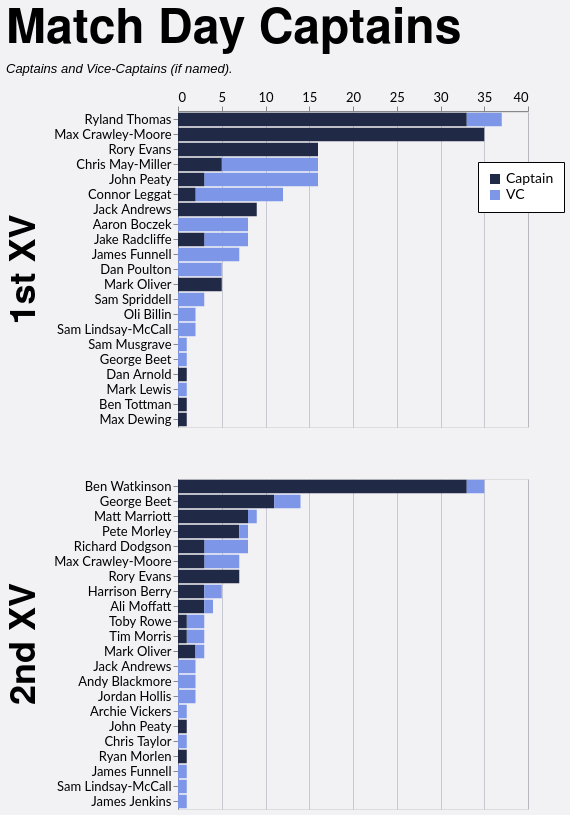

Describe this chart as a Vega-Lite specification.
### Vega-Lite specification from a JSON file in a GitHub repository (floating-point values rounded to 4 significant figures)
{"config": {"axis": {"labelFont": "Lato, sans-serif", "titleFont": "PT Sans Narrow, Helvetica Neue, Helvetica, Arial, sans-serif", "labelFontSize": 13, "titleFontSize": 24, "gridColor": "#202947", "gridOpacity": 0.2}, "header": {"labelFont": "PT Sans Narrow, Helvetica Neue, Helvetica, Arial, sans-serif", "titleFont": "PT Sans Narrow, Helvetica Neue, Helvetica, Arial, sans-serif", "labelFontSize": 24, "titleFontSize": 28, "labelFontWeight": "bold", "orient": "left"}, "legend": {"labelFont": "Lato, sans-serif", "titleFont": "PT Sans Narrow, Helvetica Neue, Helvetica, Arial, sans-serif", "labelFontSize": 14, "titleFontSize": 16, "titlePadding": 5, "fillColor": "white", "strokeColor": "black", "padding": 10, "titleFontWeight": "lighter", "titleFontStyle": "italic", "titleColor": "gray", "offset": 10}, "title": {"font": "PT Sans Narrow, Helvetica Neue, Helvetica, Arial, sans-serif", "fontSize": 48, "fontWeight": "bold", "anchor": "start", "align": "center", "titlePadding": 20, "subtitlePadding": 10, "subtitleFontSize": 13, "subtitleColor": "", "subtitleFontStyle": "italic", "offset": 15, "color": "black"}, "axisX": {"labelAngle": 0}, "facet": {"title": null, "header": null, "align": {"row": "each", "column": "each"}}, "resolve": {"scale": {"y": "independent", "facet": "independent"}}, "background": "#f2f1f4"}, "data": {"name": "data-908a0a2c2669f08c35cebb70f21f96f7"}, "mark": {"type": "bar"}, "encoding": {"color": {"field": "is_captain", "legend": {"labelExpr": "datum.value ? 'Captain' : 'VC'", "legendX": 300, "legendY": 50, "orient": "none", "title": null}, "scale": {"domain": [true, false], "range": ["#202946", "#7d96e8"]}, "type": "nominal"}, "order": {"field": "is_captain", "sort": "descending", "type": "nominal"}, "row": {"field": "squad", "header": {"labelExpr": "datum.value + ' XV'", "labelFontSize": 36, "title": null}, "spacing": 50, "title": null, "type": "nominal"}, "tooltip": [{"field": "player", "type": "nominal"}, {"field": "squad", "type": "nominal"}, {"aggregate": "sum", "field": "games", "type": "quantitative"}, {"field": "is_captain", "type": "nominal"}], "x": {"aggregate": "sum", "axis": {"orient": "top", "title": null}, "field": "games", "type": "quantitative"}, "y": {"field": "player", "sort": "-x", "title": null, "type": "nominal"}}, "height": {"step": 15}, "resolve": {"scale": {"y": "independent"}}, "title": {"text": "Match Day Captains", "subtitle": "Captains and Vice-Captains (if named)."}, "width": 350, "$schema": "https://vega.github.io/schema/vega-lite/v5.20.1.json", "datasets": {"data-908a0a2c2669f08c35cebb70f21f96f7": [{"player": "Ryland Thomas", "squad": "1st", "season": "2024/25", "game_type": "League", "is_captain": true, "games": 15}, {"player": "Max Crawley-Moore", "squad": "1st", "season": "2022/23", "game_type": "League", "is_captain": true, "games": 15}, {"player": "Ryland Thomas", "squad": "1st", "season": "2023/24", "game_type": "League", "is_captain": true, "games": 13}, {"player": "Rory Evans", "squad": "1st", "season": "2025/26", "game_type": "League", "is_captain": true, "games": 12}, {"player": "Connor Leggat", "squad": "1st", "season": "2023/24", "game_type": "League", "is_captain": false, "games": 9}, {"player": "Ben Watkinson", "squad": "2nd", "season": "2022/23", "game_type": "League", "is_captain": true, "games": 9}, {"player": "Chris May-Miller", "squad": "1st", "season": "2024/25", "game_type": "League", "is_captain": false, "games": 9}, {"player": "Ben Watkinson", "squad": "2nd", "season": "2023/24", "game_type": "League", "is_captain": true, "games": 9}, {"player": "Ben Watkinson", "squad": "2nd", "season": "2021/22", "game_type": "League", "is_captain": true, "games": 9}, {"player": "Max Crawley-Moore", "squad": "1st", "season": "2021/22", "game_type": "League", "is_captain": true, "games": 8}, {"player": "George Beet", "squad": "2nd", "season": "2025/26", "game_type": "League", "is_captain": true, "games": 7}, {"player": "Jack Andrews", "squad": "1st", "season": "2021/22", "game_type": "Friendly", "is_captain": true, "games": 6}, {"player": "Matt Marriott", "squad": "2nd", "season": "2016/17", "game_type": "League", "is_captain": true, "games": 5}, {"player": "Chris May-Miller", "squad": "1st", "season": "2024/25", "game_type": "League", "is_captain": true, "games": 5}, {"player": "Max Crawley-Moore", "squad": "1st", "season": "2023/24", "game_type": "League", "is_captain": true, "games": 5}, {"player": "Dan Poulton", "squad": "1st", "season": "2023/24", "game_type": "League", "is_captain": false, "games": 5}, {"player": "James Funnell", "squad": "1st", "season": "2021/22", "game_type": "Friendly", "is_captain": false, "games": 4}, {"player": "Aaron Boczek", "squad": "1st", "season": "2025/26", "game_type": "League", "is_captain": false, "games": 4}, {"player": "John Peaty", "squad": "1st", "season": "2022/23", "game_type": "League", "is_captain": false, "games": 4}, {"player": "John Peaty", "squad": "1st", "season": "2021/22", "game_type": "League", "is_captain": false, "games": 4}, {"player": "Pete Morley", "squad": "2nd", "season": "2024/25", "game_type": "League", "is_captain": true, "games": 4}, {"player": "Max Crawley-Moore", "squad": "2nd", "season": "2023/24", "game_type": "League", "is_captain": false, "games": 4}, {"player": "Jake Radcliffe", "squad": "1st", "season": "2025/26", "game_type": "League", "is_captain": false, "games": 3}, {"player": "John Peaty", "squad": "1st", "season": "2024/25", "game_type": "League", "is_captain": false, "games": 3}, {"player": "Pete Morley", "squad": "2nd", "season": "2024/25", "game_type": "Friendly", "is_captain": true, "games": 3}, {"player": "Ryland Thomas", "squad": "1st", "season": "2023/24", "game_type": "League", "is_captain": false, "games": 3}, {"player": "Sam Spriddell", "squad": "1st", "season": "2024/25", "game_type": "League", "is_captain": false, "games": 3}, {"player": "Harrison Berry", "squad": "2nd", "season": "2025/26", "game_type": "League", "is_captain": true, "games": 3}, {"player": "Rory Evans", "squad": "1st", "season": "2025/26", "game_type": "Cup", "is_captain": true, "games": 3}, {"player": "Matt Marriott", "squad": "2nd", "season": "2017/18", "game_type": "League", "is_captain": true, "games": 3}, {"player": "Jake Radcliffe", "squad": "1st", "season": "2025/26", "game_type": "League", "is_captain": true, "games": 3}, {"player": "Rory Evans", "squad": "2nd", "season": "2024/25", "game_type": "Friendly", "is_captain": true, "games": 3}, {"player": "Max Crawley-Moore", "squad": "1st", "season": "2022/23", "game_type": "Cup", "is_captain": true, "games": 3}, {"player": "Ryland Thomas", "squad": "1st", "season": "2023/24", "game_type": "Cup", "is_captain": true, "games": 3}, {"player": "Richard Dodgson", "squad": "2nd", "season": "2022/23", "game_type": "League", "is_captain": false, "games": 3}, {"player": "Mark Oliver", "squad": "1st", "season": "2019/20", "game_type": "League", "is_captain": true, "games": 3}, {"player": "Jack Andrews", "squad": "1st", "season": "2021/22", "game_type": "League", "is_captain": true, "games": 3}, {"player": "Rory Evans", "squad": "2nd", "season": "2024/25", "game_type": "League", "is_captain": true, "games": 3}, {"player": "Ben Watkinson", "squad": "2nd", "season": "2021/22", "game_type": "Friendly", "is_captain": true, "games": 3}, {"player": "Max Crawley-Moore", "squad": "2nd", "season": "2024/25", "game_type": "League", "is_captain": true, "games": 2}, {"player": "Toby Rowe", "squad": "2nd", "season": "2021/22", "game_type": "League", "is_captain": false, "games": 2}, {"player": "Chris May-Miller", "squad": "1st", "season": "2024/25", "game_type": "Cup", "is_captain": false, "games": 2}, {"player": "Max Crawley-Moore", "squad": "1st", "season": "2021/22", "game_type": "Cup", "is_captain": true, "games": 2}, {"player": "Ben Watkinson", "squad": "2nd", "season": "2022/23", "game_type": "Friendly", "is_captain": true, "games": 2}, {"player": "Jack Andrews", "squad": "2nd", "season": "2023/24", "game_type": "League", "is_captain": false, "games": 2}, {"player": "Andy Blackmore", "squad": "2nd", "season": "2021/22", "game_type": "League", "is_captain": false, "games": 2}, {"player": "Jake Radcliffe", "squad": "1st", "season": "2025/26", "game_type": "Cup", "is_captain": false, "games": 2}, {"player": "George Beet", "squad": "2nd", "season": "2025/26", "game_type": "Cup", "is_captain": true, "games": 2}, {"player": "James Funnell", "squad": "1st", "season": "2021/22", "game_type": "League", "is_captain": false, "games": 2}, {"player": "George Beet", "squad": "2nd", "season": "2024/25", "game_type": "League", "is_captain": true, "games": 2}, {"player": "Ryland Thomas", "squad": "1st", "season": "2024/25", "game_type": "Cup", "is_captain": true, "games": 2}, {"player": "Ali Moffatt", "squad": "2nd", "season": "2021/22", "game_type": "League", "is_captain": true, "games": 2}, {"player": "Tim Morris", "squad": "2nd", "season": "2023/24", "game_type": "League", "is_captain": false, "games": 2}, {"player": "Harrison Berry", "squad": "2nd", "season": "2025/26", "game_type": "League", "is_captain": false, "games": 2}, {"player": "Richard Dodgson", "squad": "2nd", "season": "2021/22", "game_type": "League", "is_captain": false, "games": 2}, {"player": "Max Crawley-Moore", "squad": "1st", "season": "2023/24", "game_type": "Friendly", "is_captain": true, "games": 1}, {"player": "Sam Musgrave", "squad": "1st", "season": "2023/24", "game_type": "League", "is_captain": false, "games": 1}, {"player": "Richard Dodgson", "squad": "2nd", "season": "2022/23", "game_type": "Cup", "is_captain": true, "games": 1}, {"player": "Tim Morris", "squad": "2nd", "season": "2024/25", "game_type": "League", "is_captain": true, "games": 1}, {"player": "Archie Vickers", "squad": "2nd", "season": "2023/24", "game_type": "Friendly", "is_captain": false, "games": 1}, {"player": "Connor Leggat", "squad": "1st", "season": "2023/24", "game_type": "Friendly", "is_captain": true, "games": 1}, {"player": "Mark Oliver", "squad": "1st", "season": "2023/24", "game_type": "Cup", "is_captain": true, "games": 1}, {"player": "John Peaty", "squad": "2nd", "season": "2024/25", "game_type": "League", "is_captain": true, "games": 1}, {"player": "James Funnell", "squad": "1st", "season": "2025/26", "game_type": "Friendly", "is_captain": false, "games": 1}, {"player": "Chris Taylor", "squad": "2nd", "season": "2021/22", "game_type": "Friendly", "is_captain": false, "games": 1}, {"player": "Aaron Boczek", "squad": "1st", "season": "2023/24", "game_type": "Cup", "is_captain": false, "games": 1}, {"player": "Connor Leggat", "squad": "1st", "season": "2025/26", "game_type": "League", "is_captain": false, "games": 1}, {"player": "Ryan Morlen", "squad": "2nd", "season": "2023/24", "game_type": "League", "is_captain": true, "games": 1}, {"player": "Max Crawley-Moore", "squad": "2nd", "season": "2023/24", "game_type": "League", "is_captain": true, "games": 1}, {"player": "Max Crawley-Moore", "squad": "1st", "season": "2021/22", "game_type": "Friendly", "is_captain": true, "games": 1}, {"player": "Connor Leggat", "squad": "1st", "season": "2023/24", "game_type": "League", "is_captain": true, "games": 1}, {"player": "Mark Oliver", "squad": "2nd", "season": "2023/24", "game_type": "League", "is_captain": true, "games": 1}, {"player": "Ben Watkinson", "squad": "2nd", "season": "2021/22", "game_type": "Cup", "is_captain": false, "games": 1}, {"player": "Ben Watkinson", "squad": "2nd", "season": "2022/23", "game_type": "League", "is_captain": false, "games": 1}, {"player": "Oli Billin", "squad": "1st", "season": "2023/24", "game_type": "Cup", "is_captain": false, "games": 1}, {"player": "George Beet", "squad": "1st", "season": "2025/26", "game_type": "Friendly", "is_captain": false, "games": 1}, {"player": "Ali Moffatt", "squad": "2nd", "season": "2021/22", "game_type": "Cup", "is_captain": true, "games": 1}, {"player": "Dan Arnold", "squad": "1st", "season": "2019/20", "game_type": "League", "is_captain": true, "games": 1}, {"player": "John Peaty", "squad": "1st", "season": "2021/22", "game_type": "Cup", "is_captain": false, "games": 1}, {"player": "Aaron Boczek", "squad": "1st", "season": "2023/24", "game_type": "League", "is_captain": false, "games": 1}, {"player": "Sam Lindsay-McCall", "squad": "1st", "season": "2021/22", "game_type": "Friendly", "is_captain": false, "games": 1}, {"player": "Toby Rowe", "squad": "2nd", "season": "2021/22", "game_type": "Cup", "is_captain": true, "games": 1}, {"player": "John Peaty", "squad": "1st", "season": "2024/25", "game_type": "League", "is_captain": true, "games": 1}, {"player": "Oli Billin", "squad": "1st", "season": "2023/24", "game_type": "Friendly", "is_captain": false, "games": 1}, {"player": "George Beet", "squad": "2nd", "season": "2021/22", "game_type": "League", "is_captain": false, "games": 1}, {"player": "George Beet", "squad": "2nd", "season": "2024/25", "game_type": "League", "is_captain": false, "games": 1}, {"player": "Ben Watkinson", "squad": "2nd", "season": "2023/24", "game_type": "Friendly", "is_captain": true, "games": 1}, {"player": "James Funnell", "squad": "2nd", "season": "2023/24", "game_type": "League", "is_captain": false, "games": 1}, {"player": "Rory Evans", "squad": "2nd", "season": "2024/25", "game_type": "Cup", "is_captain": true, "games": 1}, {"player": "Rory Evans", "squad": "1st", "season": "2025/26", "game_type": "Friendly", "is_captain": true, "games": 1}, {"player": "George Beet", "squad": "2nd", "season": "2024/25", "game_type": "Friendly", "is_captain": false, "games": 1}, {"player": "Richard Dodgson", "squad": "2nd", "season": "2021/22", "game_type": "League", "is_captain": true, "games": 1}, {"player": "Ali Moffatt", "squad": "2nd", "season": "2021/22", "game_type": "League", "is_captain": false, "games": 1}, {"player": "John Peaty", "squad": "1st", "season": "2021/22", "game_type": "Friendly", "is_captain": false, "games": 1}, {"player": "Sam Lindsay-McCall", "squad": "1st", "season": "2023/24", "game_type": "Friendly", "is_captain": false, "games": 1}, {"player": "Aaron Boczek", "squad": "1st", "season": "2025/26", "game_type": "Cup", "is_captain": false, "games": 1}, {"player": "Mark Lewis", "squad": "1st", "season": "2025/26", "game_type": "League", "is_captain": false, "games": 1}, {"player": "Mark Oliver", "squad": "2nd", "season": "2023/24", "game_type": "Friendly", "is_captain": true, "games": 1}, {"player": "Ryland Thomas", "squad": "1st", "season": "2023/24", "game_type": "Cup", "is_captain": false, "games": 1}, {"player": "Richard Dodgson", "squad": "2nd", "season": "2022/23", "game_type": "League", "is_captain": true, "games": 1}, {"player": "Jordan Hollis", "squad": "2nd", "season": "2021/22", "game_type": "League", "is_captain": false, "games": 1}, {"player": "Matt Marriott", "squad": "2nd", "season": "2021/22", "game_type": "League", "is_captain": false, "games": 1}, {"player": "Mark Oliver", "squad": "1st", "season": "2016/17", "game_type": "League", "is_captain": true, "games": 1}, {"player": "Pete Morley", "squad": "2nd", "season": "2021/22", "game_type": "League", "is_captain": false, "games": 1}, {"player": "Mark Oliver", "squad": "2nd", "season": "2023/24", "game_type": "League", "is_captain": false, "games": 1}, {"player": "Sam Lindsay-McCall", "squad": "2nd", "season": "2024/25", "game_type": "Friendly", "is_captain": false, "games": 1}, {"player": "Ben Tottman", "squad": "1st", "season": "2024/25", "game_type": "League", "is_captain": true, "games": 1}, {"player": "Aaron Boczek", "squad": "1st", "season": "2022/23", "game_type": "League", "is_captain": false, "games": 1}, {"player": "John Peaty", "squad": "1st", "season": "2022/23", "game_type": "League", "is_captain": true, "games": 1}, {"player": "John Peaty", "squad": "1st", "season": "2023/24", "game_type": "League", "is_captain": true, "games": 1}, {"player": "Max Dewing", "squad": "1st", "season": "2018/19", "game_type": "League", "is_captain": true, "games": 1}, {"player": "Jordan Hollis", "squad": "2nd", "season": "2021/22", "game_type": "Friendly", "is_captain": false, "games": 1}, {"player": "James Jenkins", "squad": "2nd", "season": "2022/23", "game_type": "Friendly", "is_captain": false, "games": 1}]}}
